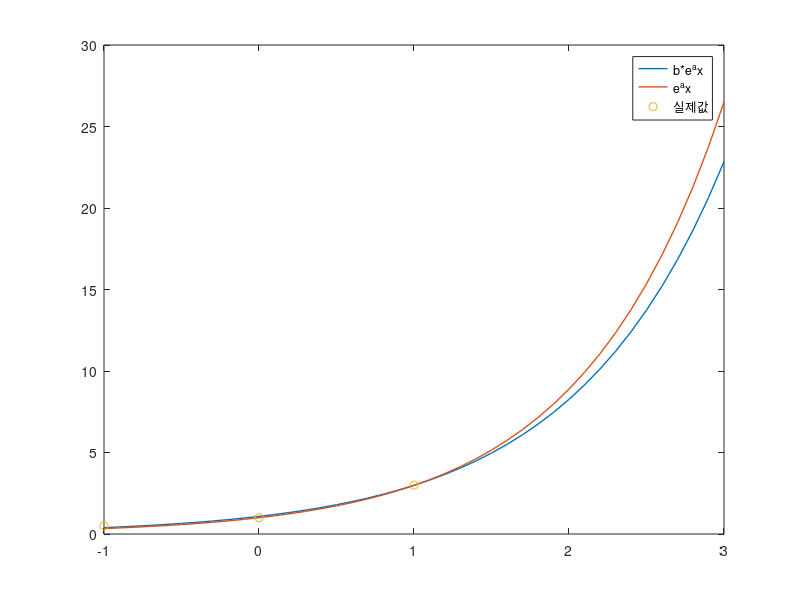

MATLAB code for this plot:
clear; clc; close all;

data=[-1 0 1
    0.5 1 3];       % data

x=data(1,:);        % split data
y=data(2,:);        % split data

a=1; b=1; error=0.0001;      % initial value & error

while 1
    fa=0; fb=0; ga=0; gb=0; f=0; g=0;       % Initialization
    
    for ik=1:3
       fa=fa+2*b^2*exp(2*a*x(ik))*x(ik)^2-b*exp(a*x(ik))*x(ik)^2*y(ik);
       fb=fb+2*b*exp(2*a*x(ik))*x(ik)-exp(a*x(ik))*x(ik)*y(ik);
       ga=ga+2*b*exp(2*a*x(ik))*x(ik)-exp(a*x(ik))*x(ik)*y(ik);
       gb=gb+exp(2*a*x(ik));
       f=f+b^2*exp(2*a*x(ik))*x(ik)-b*exp(a*x(ik))*x(ik)*y(ik);
       g=g+b*exp(2*a*x(ik))-exp(a*x(ik))*y(ik);
    end    
    
    jac=[fa fb;ga gb];      % jacobian matrix
    
    abn=[a;b]-jac\[f;g];        % newton method
    
    if abs(abn(1)-a)<error && abs(abn(2)-b)<error        % check error
        break
    end
    
    a=abn(1);
    b=abn(2);

end 

t=-1:0.1:3;     % graph
plot(t,b*exp(a*t),'LineWidth',1)
hold on
w=1.0924;
plot(t,exp(w*t),'LineWidth',1)
hold on
plot(data(1,:),data(2,:),'o')

legend('b*e^ax','e^ax','실제값')